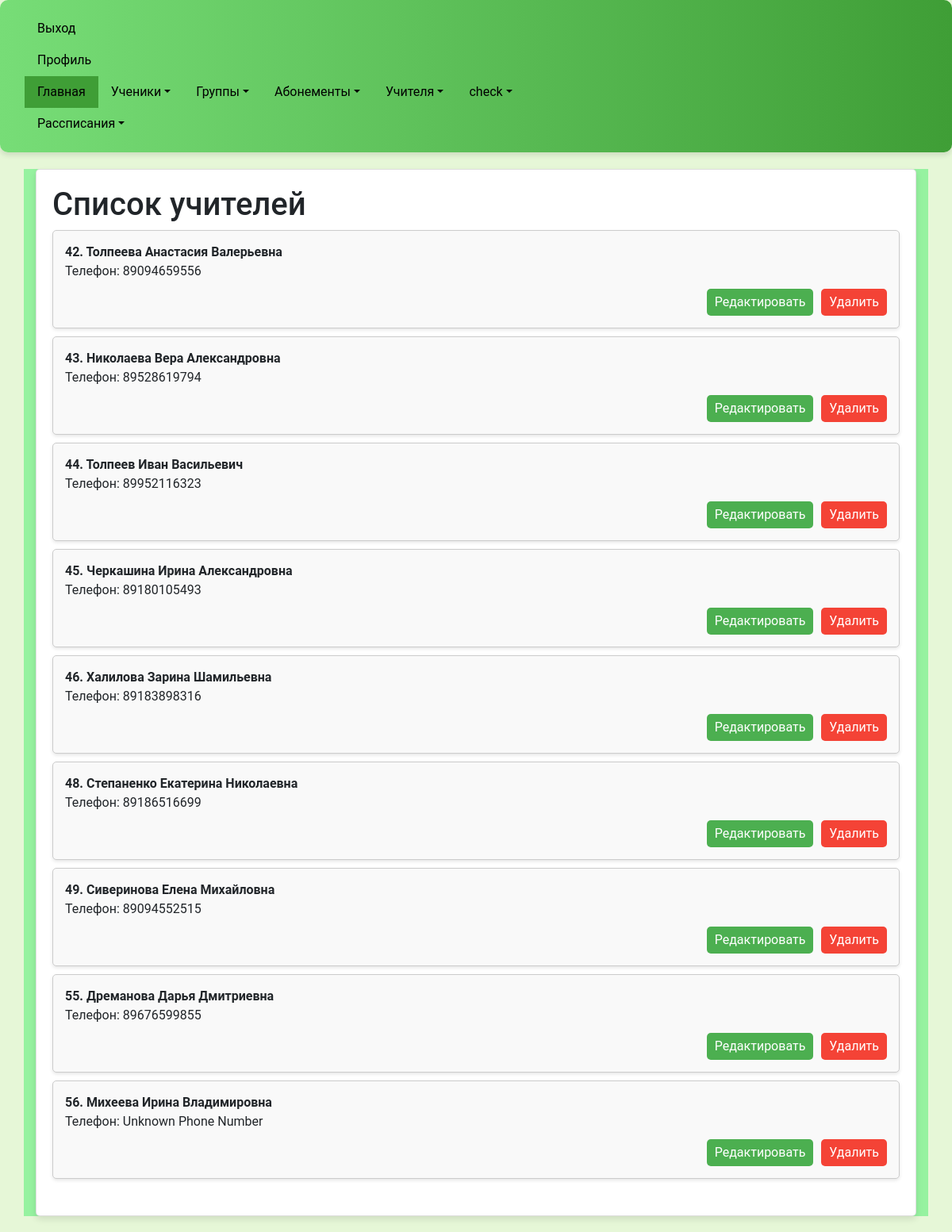
Page /coach_list/ (signed in) on the committed database.
### myapp/models.py (models this page shows, shortened)
class Coach(models.Model):
    full_name = models.CharField(max_length=255)
    phone_number = models.CharField(max_length=20)
    students = models.ManyToManyField(Client, related_name='coach_students')
    groupqs = models.ManyToManyField(Group, related_name='coach_groupqs')
    percent = models.FloatField(default=0)

### myapp/views.py (the view)
# urls.py: path('coach_list/', coach_list, name='coach_list'),
@login_required
def coach_list(request):
    coaches = Coach.objects.all()
    return render(request, 'coach_list.html', {'coaches': coaches})

### myapp/templates/coach_list.html (shortened to what this page needs)
{% extends 'base.html' %}
{% block content %}
<div class="container">
    <div class="card">
        <h1>Список учителей</h1>
        <ul class="coach-list">
            {% for coach in coaches %}
            <li class="coach-card">
                <strong>{{ coach.id }}. {{ coach.full_name }}</strong> <br>
                Телефон: {{ coach.phone_number }} <br>
                <div class="coach-actions">
                    <a href="{% url 'update_couch' pk=coach.id %}" class="btn-edit">Редактировать</a>
                    <a href="{% url 'delete_couch' pk=coach.id %}" class="btn-delete"
                        onclick="return confirm('Are you sure you want to delete this coach?')">Удалить</a>
                </div>
            </li>
            {% empty %}
            <li>No coaches yet.</li>
            {% endfor %}
        </ul>
    </div>
</div>
{% endblock %}

### myapp/templates/base.html (style rules this page uses)
body { font-family: 'Roboto', sans-serif; background-color: #e6f7d7; transition: background-color 0.5s ease; }
.container { margin-top: 20px; background-color: #96f2a0; }
.card { box-shadow: 0 4px 8px rgba(0, 0, 0, 0.1); border-radius: 5px; background-color: #fff; padding: 20px; margin-bottom: 20px; }

### myapp/templates/coach_list.html (style rules this page uses)
.coach-card { border: 1px solid #ccc; border-radius: 5px; box-shadow: 0 2px 4px rgba(0, 0, 0, 0.1); padding: 15px; margin-bottom: 20px; background-color: #f9f9f9; }
.coach-list { list-style: none; padding: 0; }
.coach-list li { margin-bottom: 10px; }
.coach-actions { display: flex; justify-content: flex-end; margin-top: 10px; }
.btn-edit { background-color: #4CAF50; color: white; padding: 5px 10px; text-decoration: none; margin-right: 10px; border-radius: 5px; }
.btn-delete { background-color: #f44336; color: white; padding: 5px 10px; text-decoration: none; border-radius: 5px; }

### rows in the picture
Coach: id "42", full_name "Толпеева Анастасия Валерьевна", phone_number "89094659556"
Coach: id "43", full_name "Николаева Вера Александровна", phone_number "89528619794"
Coach: id "44", full_name "Толпеев Иван Васильевич", phone_number "89952116323"
Coach: id "45", full_name "Черкашина Ирина Александровна", phone_number "89180105493"
Coach: id "46", full_name "Халилова Зарина Шамильевна", phone_number "89183898316"
Coach: id "48", full_name "Степаненко Екатерина Николаевна", phone_number "89186516699"
Coach: id "49", full_name "Сиверинова Елена Михайловна", phone_number "89094552515"
Coach: id "55", full_name "Дреманова Дарья Дмитриевна", phone_number "89676599855"
Coach: id "56", full_name "Михеева Ирина Владимировна", phone_number "Unknown Phone Number"
